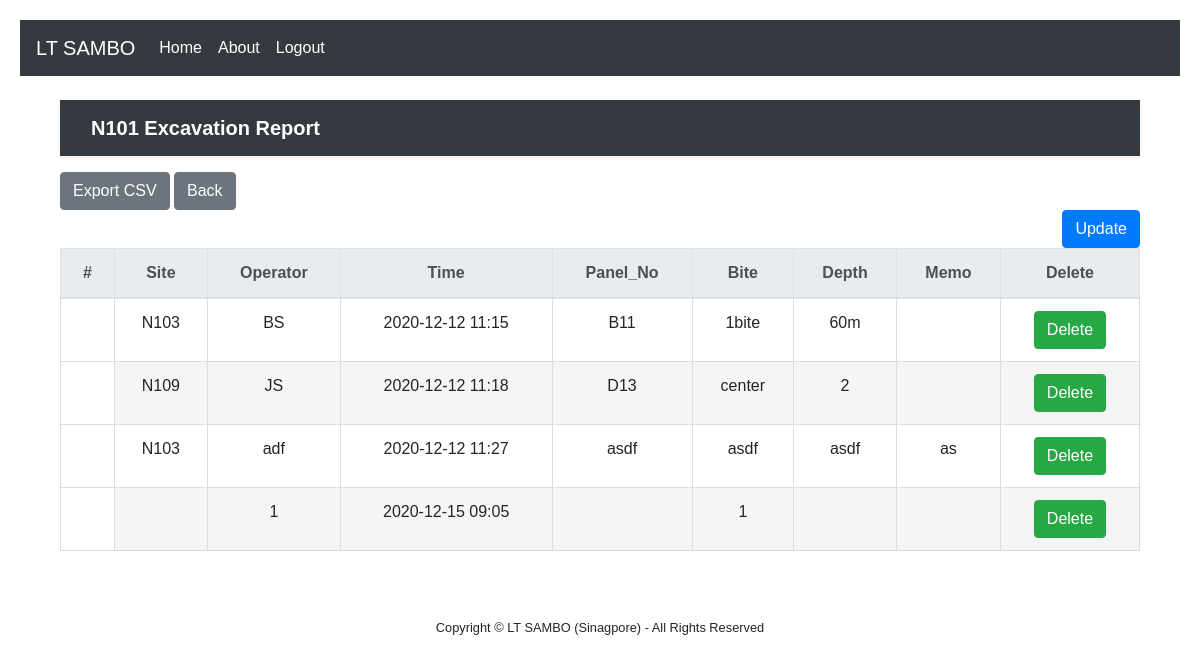
The app's page /N101/ (signed in), older data.
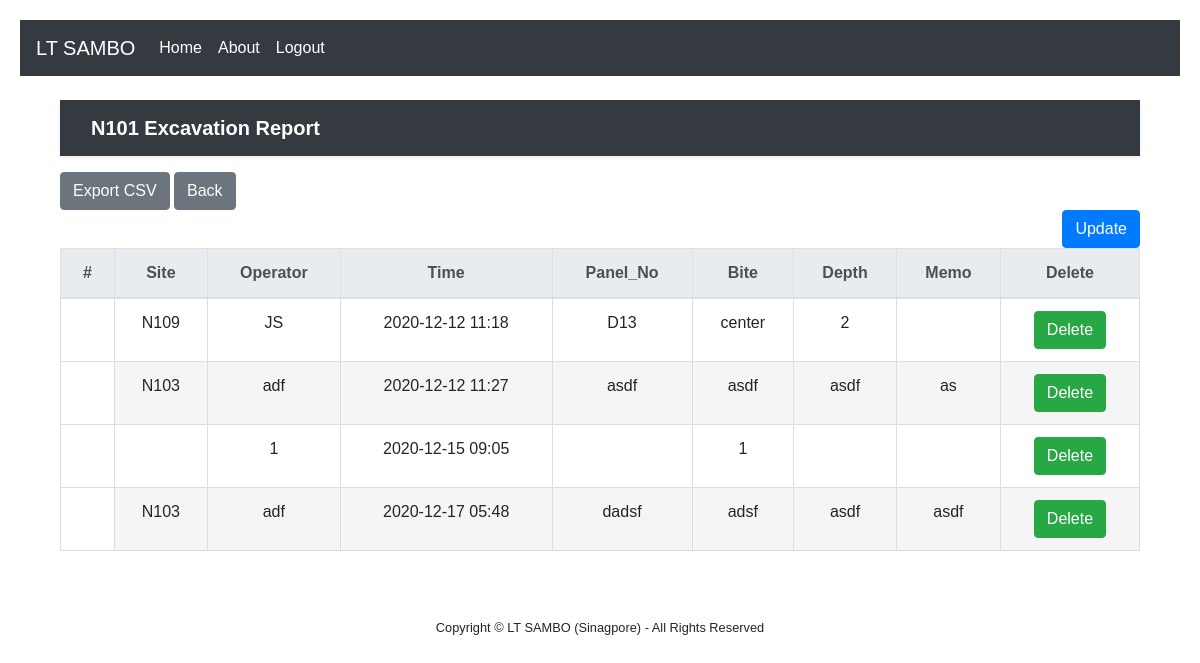
The same page, newer data.
### pages/models.py (models this page shows)
class Board_N101(models.Model):
    Site = models.CharField(max_length=10, null=False)
    Operator = models.CharField(max_length=10, null=False)
    Panel_No = models.CharField(max_length=20, null=False)
    Bite = models.CharField(max_length=20, null=False)
    Depth = models.CharField(max_length=20, null=False)
    Memo = models.CharField(max_length=30, null=False)
    created_date = models.DateTimeField(auto_now_add=True)
    modified_date = models.DateTimeField(auto_now=True)

### pages/views.py (the view)
# urls.py: path('N101/',views.Site_N101, name='N101'),
def Site_N101(request):
    boards_n101 = {'boards_n101': Board_N101.objects.all()}
    return render(request, 'N101.html', boards_n101)

### pages/templates/N101.html (shortened to what this page needs)
{% extends 'base.html' %}
{% block content %}
{% if user.is_authenticated %}
{% load static %}
<div class ="container">
<!DOCTYPE html>
<html lang="ko">
<head>
    <link rel="stylesheet" href="{% static 'bootstrap/css/style.css' %}" >
</head>
<body>
<header>
    <div class="navbar navbar-dark bg-dark shadow-sm mb-3">
        <div class="container d-flex justify-content-between">
            <a href="/" class="navbar-brand d-flex align-items-center">
                <strong>N101 Excavation Report</strong>
            </a>
        </div>
    </div>
</header>
<div class="responsive-container">
    <a href="{% url 'export-csv' %}" class="btn btn-secondary">Export CSV</a>
    <a class="btn btn-secondary" href="{% url 'home' %}" role="button">Back</a>
    <div class="row">
        <div class="col-auto mr-auto"></div>
        <div class="col-auto">
            <a class="btn btn-primary" href="/post_n101" role="button">Update</a>
        </div>
    </div>
    <table class="table">
        <thead class="thead-light">
        <tr class="text-center">
            <th scope="col">#</th>
            <th scope="col">Site</th>
            <th scope="col">Operator</th>
            <th scope="col">Time</th>
            <th scope="col">Panel_No</th>
            <th scope="col">Bite</th>
            <th scope="col">Depth</th>
            <th scope="col">Memo</th>
            <th scope="col">Delete</th>
        </tr>
        </thead>
        <tbody>
        {% for board_n101 in boards_n101 %}
        <tr class="text-center">
            <th scope="row">
            </th>
            <td data-label="Site">
                <span>{{ board_n101.Site }}</span>
            </td>
            <td data-label="Operator">
                <span>{{ board_n101.Operator }}</span>
            </td>
             <td data-label="Time">
                <span>{{ board_n101.created_date | date:"Y-m-d h:i" }}</span>
            </td>
            <td data-label="Panel_No">
                <span>{{ board_n101.Panel_No }}</span>
            </td>
            <td data-label="Bite_No">
                <span>{{ board_n101.Bite }}</span>
            </td>
            <td data-label="Depth">
                <span>{{ board_n101.Depth }}</span>
            </td>
            <td data-label="Memo">
                <span>{{ board_n101.Memo }}</span>
            </td>
            <td>
                <a href="/delete/{{ board_n101.id }}"><span class="btn btn-success"  >Delete</span></a>
            </td>
        </tr>
        {% endfor %}
        </tbody>
    </table>
</div>
</body>
</html>
{% else %}
Login first!
{% endif %}
{% endblock %}

Row changes from the older to the newer data that the page shows:
removed Board_N101: Site "N103", Operator "BS", created_date "2020-12-12 11:15", Panel_No "B11", Bite "1bite", Depth "60m"
added Board_N101: Site "N103", Operator "adf", created_date "2020-12-17 05:48", Panel_No "dadsf", Bite "adsf", Depth "asdf", Memo "asdf"
